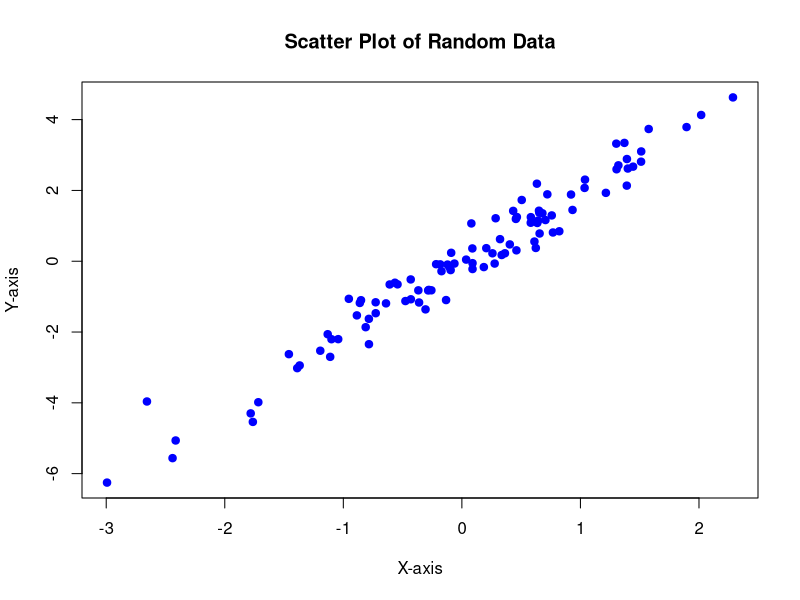

Write the R code that produced this figure.
# Загрузка необходимых библиотек
# Для базовой диаграммы рассеяния библиотеки не требуются

# Генерация случайных данных для примера
set.seed(42)  # Для воспроизводимости результатов
x <- rnorm(100)  # 100 случайных значений для оси X
y <- 2 * x + rnorm(100, sd = 0.5)  # Зависимая переменная Y с небольшим шумом

# Создание имени файла
# Используем paste0 и sample для генерации случайной строки
random_string <- paste0(sample(c(letters, LETTERS, 0:9), 10, replace = TRUE), collapse = "")
plot_filename <- paste0("/workspace/scatter_plot_", random_string, ".png")

# Сохранение диаграммы рассеяния в файл PNG
png(filename = plot_filename, width = 800, height = 600)
plot(x, y, main = "Scatter Plot of Random Data", xlab = "X-axis", ylab = "Y-axis", pch = 19, col = "blue")
dev.off()

cat("Scatter plot saved to:", plot_filename, "\n")
